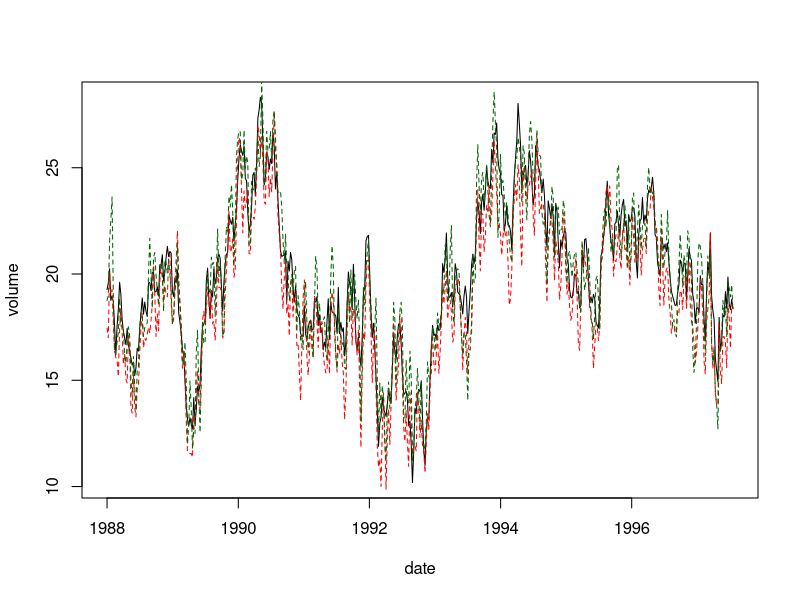
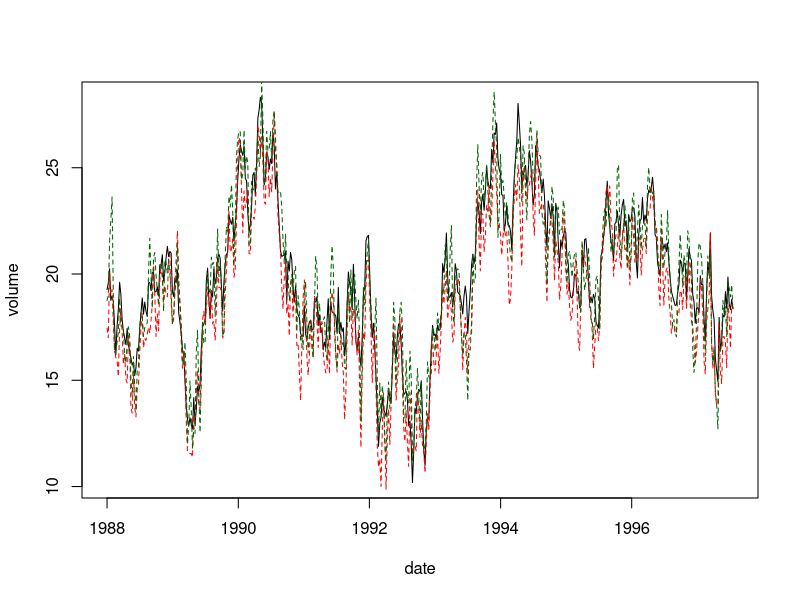

Generate these figures, in order, with R:
## ---- chunk 1

knitr::opts_chunk$set(echo = TRUE,
                      dev = 'svg',
                      fig.cap = '',
                      warning = FALSE,
                      message = FALSE,
                      fig.path = 'figure/',
                      cache.path = 'cache/')

## ---- chunk 2

# load data set

data <- read.delim("./data/fcst12input.dat", header = TRUE, sep="\t") 

data$DATE <- seq.Date(from = as.Date("1988-01-01"), to = as.Date("1997-07-24"), by = "week")

## ---- chunk 3

# load data set
plot(data$DATE, data$VOL, type = "l", xlab = "date", ylab = "volume")
lines(data$DATE, data$VOLJ, lty = 2, col = "red")
lines(data$DATE, data$VOLQ, lty = 2, col = "darkgreen")

## ---- chunk 4

# load data set
plot(data$DATE, data$VOL, type = "l", xlab = "date", ylab = "volume")
lines(data$DATE, data$VOLJ, lty = 2, col = "red")
lines(data$DATE, data$VOLQ, lty = 2, col = "darkgreen")

## ---- chunk 5

# calculate forecast errors
data$EJ <- data$VOL - data$VOLJ
data$EQ <- data$VOL - data$VOLQ

## ---- chunk 6

# regression...
reg.res.q <- arima(data$EQ, order = c(0, 0, 1), method = "CSS-ML")
reg.res.q$coef
reg.res.q <- arima(data$EQ, order = c(0, 0, 1), method = "ML")
reg.res.q$coef
reg.res.q <- arima(data$EQ, order = c(0, 0, 1), method = "CSS")
reg.res.q$coef

